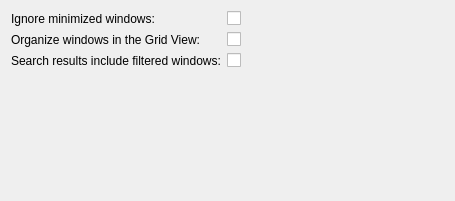
<?xml version="1.0" encoding="UTF-8"?>
<!--
    SPDX-FileCopyrightText: 2021 Vlad Zahorodnii <vlad.zahorodnii@kde.org>

    SPDX-License-Identifier: LGPL-2.1-only OR LGPL-3.0-only OR LicenseRef-KDE-Accepted-LGPL
-->
<ui version="4.0">
 <class>OverviewEffectConfig</class>
 <widget class="QWidget" name="OverviewEffectConfig">
  <property name="geometry">
   <rect>
    <x>0</x>
    <y>0</y>
    <width>455</width>
    <height>201</height>
   </rect>
  </property>
  <layout class="QFormLayout" name="formLayout">
   <item row="0" column="0">
    <widget class="QLabel" name="label_IgnoreMinimized">
     <property name="text">
      <string>Ignore minimized windows:</string>
     </property>
    </widget>
   </item>
   <item row="0" column="1">
    <widget class="QCheckBox" name="kcfg_IgnoreMinimized">
     <property name="text">
      <string/>
     </property>
    </widget>
   </item>
   <item row="1" column="0">
    <widget class="QLabel" name="label_OrganizedGrid">
     <property name="text">
      <string>Organize windows in the Grid View:</string>
     </property>
    </widget>
   </item>
   <item row="1" column="1">
    <widget class="QCheckBox" name="kcfg_OrganizedGrid">
     <property name="text">
      <string/>
     </property>
    </widget>
   </item>
   <item row="2" column="0">
    <widget class="QLabel" name="label_FilterWindows">
     <property name="text">
      <string>Search results include filtered windows:</string>
     </property>
    </widget>
   </item>
   <item row="2" column="1">
    <widget class="QCheckBox" name="kcfg_FilterWindows">
     <property name="text">
      <string/>
     </property>
    </widget>
   </item>
   <item row="3" column="0" colspan="2">
    <widget class="KShortcutsEditor" name="shortcutsEditor">
     <property name="sizePolicy">
      <sizepolicy hsizetype="Preferred" vsizetype="Preferred">
       <horstretch>0</horstretch>
       <verstretch>0</verstretch>
      </sizepolicy>
     </property>
     <property name="actionTypes">
       <enum>KShortcutsEditor::GlobalAction</enum>
     </property>
    </widget>
   </item>
  </layout>
 </widget>
 <customwidgets>
  <customwidget>
   <class>KShortcutsEditor</class>
   <extends>QWidget</extends>
   <header>kshortcutseditor.h</header>
   <container>1</container>
  </customwidget>
 </customwidgets>
 <resources/>
 <connections/>
</ui>
